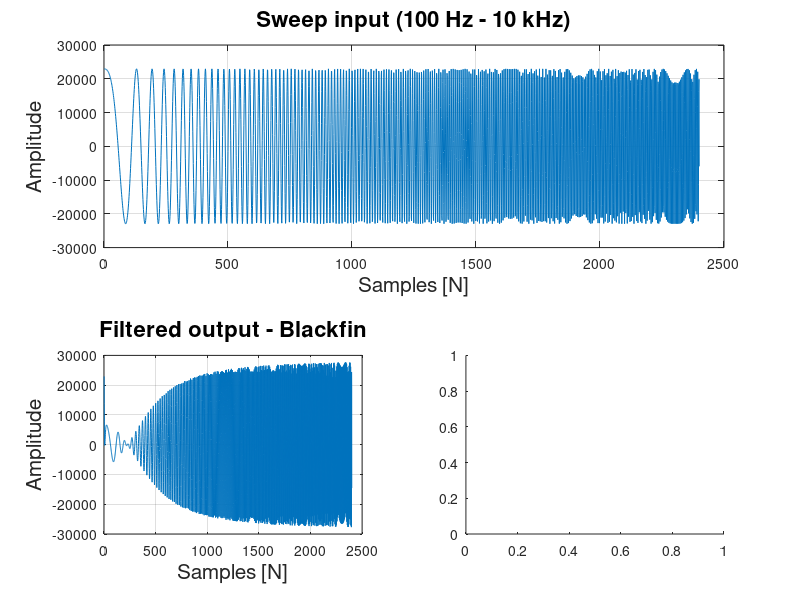

Recreate this plot in MATLAB. (Note: this script raises an error after producing the figure.)
close all;
load('x_signal.txt')
load('y_signal.txt')

%% Konstanter til plotvinduesstørrelser
x0=10;
y0=10;
width=1100;
height=600;
%%

%y_signal = y_signal * 2^-15;

figure, 
subplot(2,2,1:2);
len = size(y_signal,1);
plot(x_signal(1:len))
grid on
title('Sweep input (100 Hz - 10 kHz)', 'FontSize', 16)
xlabel('Samples [N]','FontSize', 15);
ylabel('Amplitude','FontSize', 15)

hold on;
subplot(2,2,3);
plot(y_signal)
grid on
title('Filtered output - Blackfin', 'FontSize', 16)
xlabel('Samples [N]','FontSize', 15);
ylabel('Amplitude','FontSize', 15)
% 
% fs = 48000;
% N = length(y_signal);
% f_res = fs/N;
% 
% f_axis = [0:N-1]*f_res;
% 
% y_out_sig = fft(y_signal, N);
% 
% figure()
% plot(f_axis(1:end/2), abs(y_out_sig(1:end/2)));
% xlim([0 10000])
% grid on






theta = 1000;
fs = 48000;
rp = 0.8; % pol-radius meget t�t ved cirkel.. (fx. 0.999)
rz = 1;

b_koeff = [1 -2*rz*cos(2*pi*theta/fs) rz^2]/2; % skalerer med 2 for at blive i (1.15) format
a_koeff = [1 -2*rp*cos(2*pi*theta/fs) rp^2]/2;
bq = round(b_koeff*2^15)*2^-15
aq = round(a_koeff*2^15)*2^-15

% filteredAudio = filter(bq, aq, x_signal);
% figure();
% subplot(2,1,1);
% len = size(y_signal,1);
% plot(x_signal(1:len))
% title('Sweep input');
% grid on;
hold on;
subplot(2,2,4);
plot(filteredAudio)
title('Filtered output - Matlab', 'FontSize', 16)
xlabel('Samples [N]','FontSize', 15);
ylabel('Amplitude','FontSize', 15)
grid on


set(gcf,'position',[x0,y0,width,height])
saveas(gcf,'matlab_vs_blackfin.png')

%%

diffAudio = filteredAudio(1: end - 1) - y_signal;

subplot(2,1,1);
plot(diffAudio)
title('Differens mellem de to signaler', 'FontSize', 16)
xlabel('Samples [N]','FontSize', 15);
ylabel('Amplitude','FontSize', 15)
grid on



subplot(2,1,2);
plot(diffAudio)
title('Differens mellem de to signaler, ny skala', 'FontSize', 16)
ylim([-3*10^4 3*10^4])
xlabel('Samples [N]','FontSize', 15);
ylabel('Amplitude','FontSize', 15)
grid on

set(gcf,'position',[x0,y0,width,height])
saveas(gcf,'differens_matlab_vs_blackfin.png')